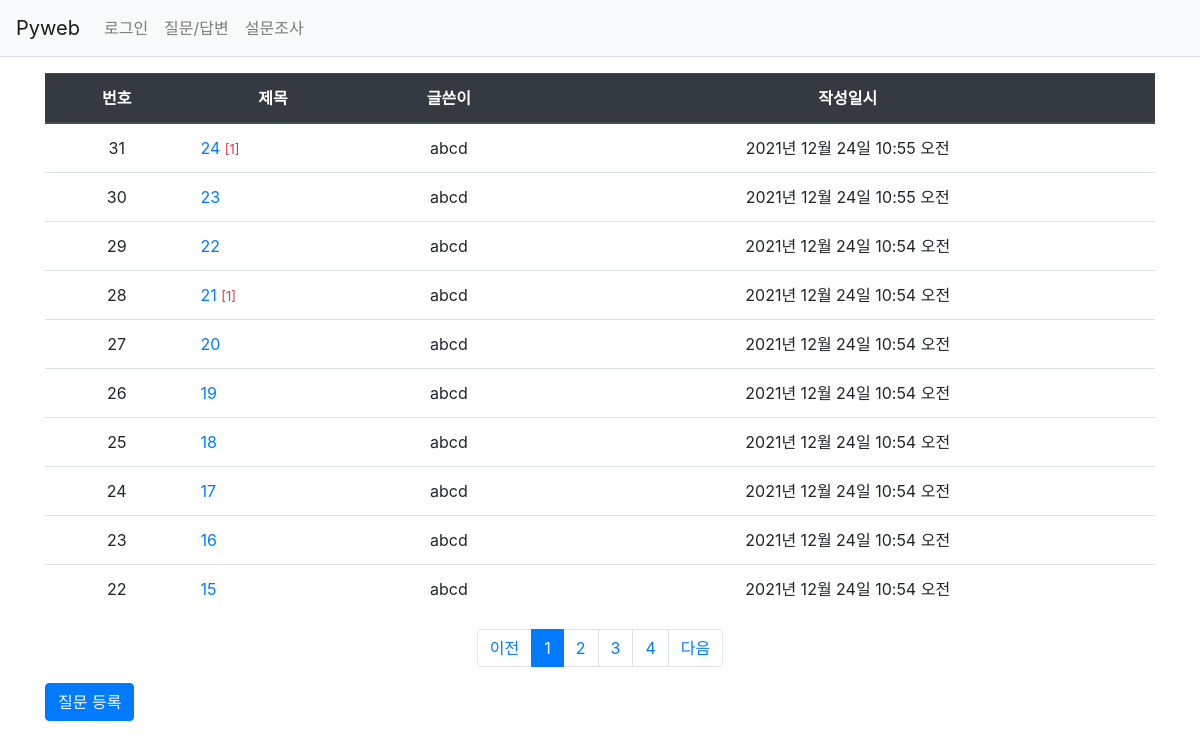
The page /board/boardlist/ on the database its author committed.
### board/models.py (models this page shows, shortened)
class Question(models.Model):
    author = models.ForeignKey(User, on_delete=models.CASCADE)
    subject = models.CharField(max_length=100)  #제목 칼럼
    content = models.TextField()                #질문 내용
    create_date = models.DateTimeField()        #질문 작성일
    modify_date = models.DateTimeField(null=True, blank=True)   #질문 수정일

### board/views.py (the view)
# urls.py: path('boardlist/', views.boardlist, name='boardlist'),
def boardlist(request):
    question_list = Question.objects.order_by('-create_date')
    page = request.GET.get('page', 1)   #기본 1페이지
    paginator = Paginator(question_list, 10)    #페이지당 10개씩 설정
    page_obj = paginator.get_page(page)
    return render(request, 'board/question_list.html', {'question_list':page_obj})

### board/templatetags/board_filter.py (called while the page is built)
@register.filter
def sub(value, arg):    #기존값(value)에서 arg를 빼서 반환함
    return value - arg

### templates/board/question_list.html
{% extends 'base.html' %}
{% load board_filter %}
{% block content %}
<div class="container my-3">
    <table class="table">
        <thead class="thead-dark">
            <tr class="text-center thead-dark">
                <th>번호</th><th>제목</th><th>글쓴이</th><th>작성일시</th>
            </tr>
        </thead>
        <tbody>
            {% if question_list %}
                {% for question in question_list  %}
                <tr class="text-center">
                    <td>{{ question_list.paginator.count|sub:question_list.start_index|sub:forloop.counter0|add:1}}</td>
                    <td class="text-left">
                        <a href="{% url 'board:detail' question.id %}">
                            {{ question.subject }}
                        </a>
                        {% if question.answer_set.count > 0 %}
                        <span class="text-danger small">[{{ question.answer_set.count }}]</span>
                        {% endif %}
                    </td>
                    <td>{{ question.author.username }}</td>
                    <td>{{ question.create_date }}</td>
                </tr>
                {% endfor %}
            {% else %}
            <p>질문이 없습니다.</p>
            {% endif %}
        </tbody>
    </table>
    <ul class="pagination justify-content-center">
        {% if question_list.has_previous %}
        <li class="page-item">
            <a class="page-link"  href="?page={{ question_list.previous_page_number }}">이전</a>
        </li>
        {% else %}
        <li class="page-item disable">
            <a class="page-link" tabindex="-1" aria-disabled="true" href="#">이전</a>
        </li>
        {% endif %}
        {% for page_number in question_list.paginator.page_range %}
            {% if page_number == question_list.number %}
            <li class="page-item active" aria-current="page">
                <a class="page-link"
                    href="?page={{ page_number }}">{{ page_number }}</a>
            </li>
            {% else %}
            <li class="page-item">
                <a class="page-link" href="?page={{ page_number }}">{{ page_number }}</a>
            </li>
            {% endif %}
        {% endfor %}
        {% if question_list.has_next %}
        <li class="page-item">
            <a class="page-link"  href="?page={{ question_list.next_page_number }}">다음</a>
        </li>
        {% else %}
        <li class="page-item disable">
            <a class="page-link" tabindex="-1" aria-disabled="true" href="#">다음</a>
        </li>
        {% endif %}
    </ul>
    <a class="btn btn-primary"
       href="{% url 'board:question_create' %}">질문 등록</a>
</div>
{% endblock %}

### templates/base.html (shortened to what this page needs)
{% load static %}
<!DOCTYPE html>
<html lang="en">
<head>
    <link rel="stylesheet" href="{% static 'board/css/bootstrap.css' %}">
</head>
<body>
{% include 'navbar.html' %}
{% block content %}{% endblock %}
</body>
</html>

### templates/navbar.html (shortened to what this page needs)
<nav class="navbar navbar-expand-lg navbar-light bg-light border-bottom">
    <a class="navbar-brand" href="{% url 'board:index' %}">Pyweb</a>
    <div class="collapse navbar-collapse flex-grow-0" id="navbarNav">
        <ul class="navbar-nav">
            <li class="nav-item">
                {% if user.is_authenticated %}
                    <a class="nav-link" href="{% url 'common:logout' %}">{{ user.username }}(로그아웃)</a>
                {% else %}
                    <a class="nav-link" href="{% url 'common:login' %}">로그인</a>
                {% endif %}
            </li>
            <li class="nav-item">
                <a class="nav-link" href="{% url 'board:boardlist' %}">질문/답변</a>
            </li>
            <li class="nav-item">
                <a class="nav-link" href="{% url 'poll:index' %}">설문조사</a>
            </li>
        </ul>
    </div>
</nav>

### rows shown on the page
Question: paginator.count|sub "31", subject "24", answer_set.count "1", author.username "abcd", create_date "2021년 12월 24일 10:55 오전"
Question: paginator.count|sub "30", subject "23", author.username "abcd", create_date "2021년 12월 24일 10:55 오전"
Question: paginator.count|sub "29", subject "22", author.username "abcd", create_date "2021년 12월 24일 10:54 오전"
Question: paginator.count|sub "28", subject "21", answer_set.count "1", author.username "abcd", create_date "2021년 12월 24일 10:54 오전"
Question: paginator.count|sub "27", subject "20", author.username "abcd", create_date "2021년 12월 24일 10:54 오전"
Question: paginator.count|sub "26", subject "19", author.username "abcd", create_date "2021년 12월 24일 10:54 오전"
Question: paginator.count|sub "25", subject "18", author.username "abcd", create_date "2021년 12월 24일 10:54 오전"
Question: paginator.count|sub "24", subject "17", author.username "abcd", create_date "2021년 12월 24일 10:54 오전"
Question: paginator.count|sub "23", subject "16", author.username "abcd", create_date "2021년 12월 24일 10:54 오전"
Question: paginator.count|sub "22", subject "15", author.username "abcd", create_date "2021년 12월 24일 10:54 오전"

### other values the page prints
{{ page_number }} "1"
{{ page_number }} "2" "3" "4"
